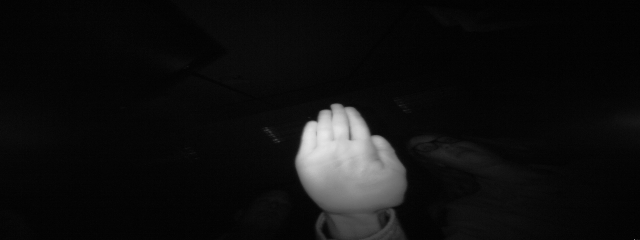
#> input picture hand_ga_engine/LeapGestRecog_1/LeapGestRecog_1/01_palm/frame_00_01_0002.png, 640 x 240 px; its folder holds only this picture in this run
$ python train.py   (older library calls are emulated)
#> lines starting #> are read from the running program, lines starting #| are printed output that depends on the picture
### hand_ga_engine/ga/geometric_product.py
"""
LIVE HAND GA ENGINE — ga/geometric_product.py
Full G(3,0,0) Geometric Product Engine.

[IMPLEMENTED] Pre-computed product table for G3.
[ARCH]        This module directly maps to the Shared Geometric Product Engine.

The geometric product of two multivectors A and B is computed via:
    C[mask_c] += A[mask_a] * B[mask_b] * sign(a,b) * metric(a,b)
    where mask_c = mask_a XOR mask_b

For grade-1 vectors:
    a * b = a·b  +  a∧b
where:
    a·b  (inner product / dot)  = grade-0 part
    a∧b  (outer product / wedge) = grade-2 part
"""
from __future__ import annotations

import numpy as np
from typing import List, Optional

from .basis import G3_BASIS, G3_MASK_TO_INDEX, sign_product, grade as _grade
from .metric import Metric, G3_METRIC
from .multivector import Multivector, G3_DIM


# ---------------------------------------------------------------------------
# Pre-compute G3 product table
# ---------------------------------------------------------------------------

def _build_product_table(metric: Metric) -> List[List[tuple]]:
    """Build product table: table[ia][ib] = list of (index_c, coeff).

    For each pair of basis blades (mask_a, mask_b):
        mask_c = mask_a XOR mask_b
        coeff  = sign_product(mask_a, mask_b) * metric.metric_coefficient(mask_a, mask_b)
    """
    n = len(G3_BASIS)
    table: List[List[tuple]] = [[None] * n for _ in range(n)]  # type: ignore

    for ia, ba in enumerate(G3_BASIS):
        for ib, bb in enumerate(G3_BASIS):
            mask_c = ba.mask ^ bb.mask
            ic = G3_MASK_TO_INDEX[mask_c]
            s = sign_product(ba.mask, bb.mask)
            m = metric.metric_coefficient(ba.mask, bb.mask)
            table[ia][ib] = (ic, s * m)
#> (the call stopped at in _init_detector, `self._hands = _mp_hands.Hands( max_num_hands=self.max_hands, min_detec..`: mediapipe is not available in this run)
#> in process_dataset, gray is the input picture: shape (240, 640); min 0, max 233, mean 16
    return table


# Build once at module load time for G3
_G3_PRODUCT_TABLE = _build_product_table(G3_METRIC)


# ---------------------------------------------------------------------------
# Core operations
# ---------------------------------------------------------------------------

# [115 lines left out: functions geometric_product, outer_product, inner_product, dot, not called in this run]


def wedge(a: Multivector, b: Multivector) -> Multivector:
    """Alias for outer_product."""
    return outer_product(a, b)


# [48 lines left out: functions cross_product_mv, cross_product_vec, verify_distributivity, verify_associativity, verify_gp_decomposition, not called in this run]

### hand_ga_engine/scripts/extract_features.py
"""
LIVE HAND GA ENGINE — scripts/extract_features.py
Feature extraction for LeapGestRecog hand-expression dataset.

[IMPLEMENTED]
1. Runs MediaPipe hand-landmark detector on every dataset image.
2. Extracts normalized geometric features (x,y,z, lengths, joint angles,
   openness, palm normal, pinch distance, inter-finger distances).
3. Extracts lightweight image features (HOG / downsampled pixels) as baseline.
4. Records detection failures honestly without creating fake landmarks.
5. Saves extracted features and detection failure statistics.
"""
from __future__ import annotations

import json
import os
import sys
import time
from typing import Any, Dict, List, Optional, Tuple

import cv2
import numpy as np

# Ensure project root is in sys.path
sys.path.insert(0, os.path.dirname(os.path.dirname(os.path.abspath(__file__))))

from hand_detection.detector import HandDetector
from hand_detection.landmarks import HandGeometryExtractor, HandGeometry
from mapping.dataset_classes import CLASS_NAMES, FOLDER_TO_NAME, NAME_TO_ID


# [62 lines left out: function extract_geometric_features, not called in this run]


def extract_image_features(gray_img: np.ndarray, target_size: Tuple[int, int] = (64, 64)) -> np.ndarray:
    """Extract lightweight image baseline features using downsampling and HOG."""
#> called with target_size = (64, 64)
    resized = cv2.resize(gray_img, target_size, interpolation=cv2.INTER_AREA)
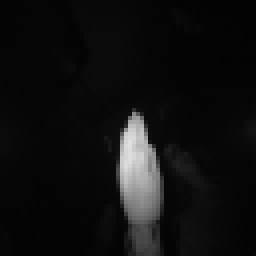
#> resized: shape (64, 64) (shown 4 times larger); min 3, max 225, mean 16

    # Normalize image to [0, 1]
    norm_pixels = (resized.astype(np.float32) / 255.0).flatten()
#> norm_pixels = 4096 values, max 0.882 at index 2272, min 0.0118 at index 42, mean 0.0629

    # Compute lightweight Sobel gradients (HOG-like proxy)
    gx = cv2.Sobel(resized, cv2.CV_32F, 1, 0, ksize=3)
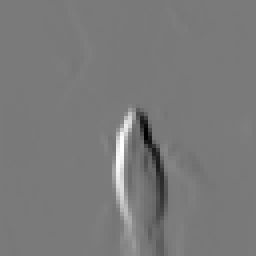
#> gx: shape (64, 64) float32 (shown 4 times larger); min -731, max 793, mean 0; drawn with min black and max white
    gy = cv2.Sobel(resized, cv2.CV_32F, 0, 1, ksize=3)
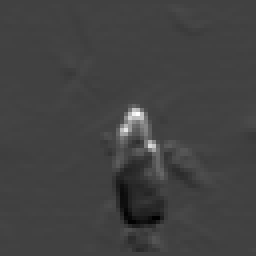
#> gy: shape (64, 64) float32 (shown 4 times larger); min -166, max 477, mean 0.9; drawn with min black and max white
    mag, ang = cv2.cartToPolar(gx, gy)
#> (the rest of the program and of its run is left out)
